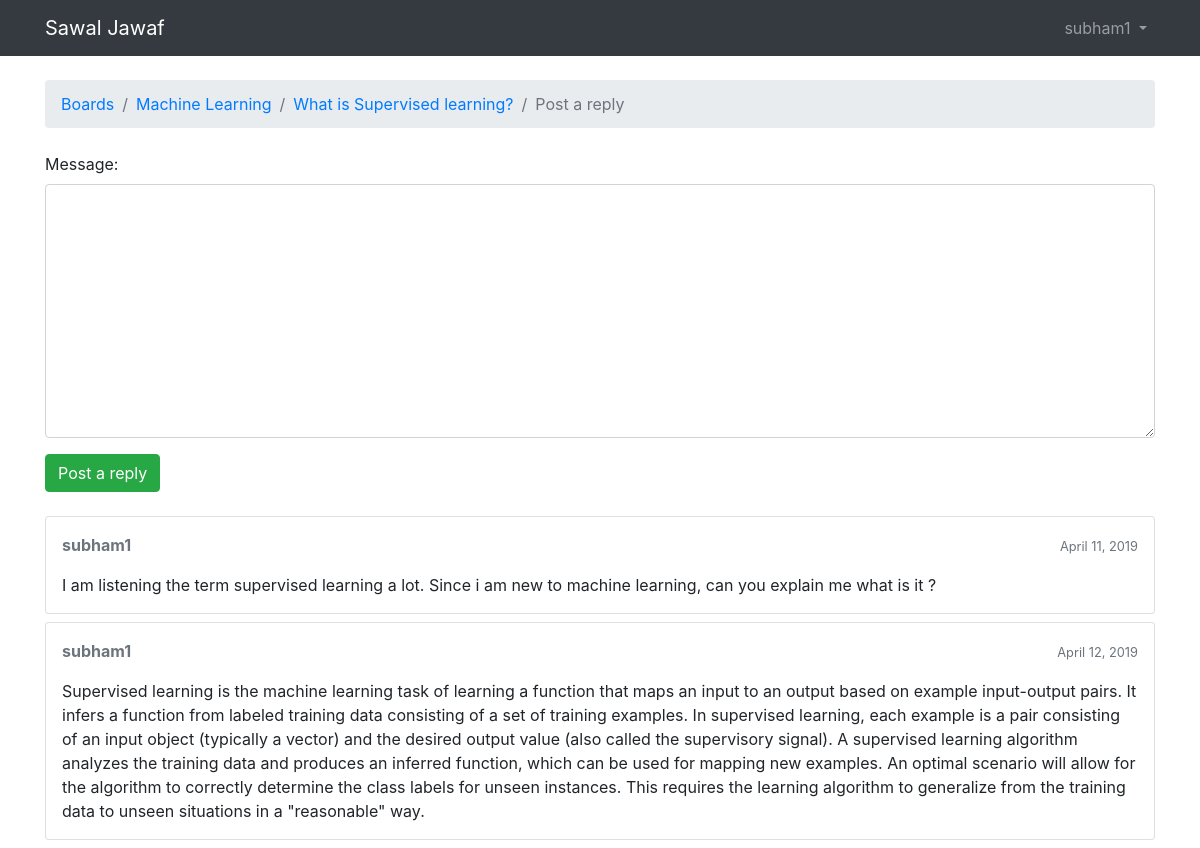
/boards/3/topics/5/reply/ (signed in), run on the app's committed database.
### boards/models.py (models this page shows, shortened)
class Topic(models.Model):
	subject = models.CharField(max_length=300)
	last_updated = models.DateTimeField(auto_now_add=True)
	board = models.ForeignKey(Board, related_name='topics')
	starter = models.ForeignKey(User,related_name='topics')
	views = models.PositiveIntegerField(default=0)

class Board(models.Model):
	name = models.CharField(max_length=40,unique=True)
	description = models.TextField(max_length=200)

class Post(models.Model):
	message = models.TextField(max_length=5000)
	topic = models.ForeignKey(Topic,related_name='posts')
	created_at = models.DateField(auto_now_add=True)
	updated_at = models.DateTimeField(null=True)
	created_by = models.ForeignKey(User,related_name='posts')
	updated_by = models.ForeignKey(User,null=True,related_name='+')

### boards/views.py (the view)
# urls.py: url(r'^boards/(?P<pk>\d+)/topics/(?P<topic_pk>\d+)/reply/$', views.reply_topic, name='reply_topic'),
@login_required
def reply_topic(request, pk, topic_pk):
    topic = get_object_or_404(Topic, board__pk=pk, pk=topic_pk)
    if request.method == 'POST':
        form = PostForm(request.POST)
        if form.is_valid():
            post = form.save(commit=False)
            post.topic = topic
            post.created_by = request.user
            post.save()
            return redirect('topic_posts', pk=pk, topic_pk=topic_pk)
    else:
        form = PostForm()
    return render(request, 'reply_topic.html', {'topic': topic, 'form': form})

### boards/forms.py
class PostForm(forms.ModelForm):
    class Meta:
        model = Post
        fields = ['message', ]

### boards/templatetags/form_tags.py (called while the page is built)
@register.filter
def input_class(bound_field):
    css_class = ''
    if bound_field.form.is_bound:
        if bound_field.errors:
            css_class = 'is-invalid'
        elif field_type(bound_field) != 'PasswordInput':
            css_class = 'is-valid'
    return 'form-control {}'.format(css_class)

### templates/reply_topic.html (shortened to what this page needs)
{% extends 'base.html' %}
{% load static %}
{% block breadcrumb %}
  <li class="breadcrumb-item"><a href="{% url 'home' %}">Boards</a></li>
  <li class="breadcrumb-item"><a href="{% url 'board_topics' topic.board.pk %}">{{ topic.board.name }}</a></li>
  <li class="breadcrumb-item"><a href="{% url 'topic_posts' topic.board.pk topic.pk %}">{{ topic.subject }}</a></li>
  <li class="breadcrumb-item active">Post a reply</li>
{% endblock %}
{% block content %}
  <form method="post" class="mb-4">
    {% include 'includes/form.html' %}
    <button type="submit" class="btn btn-success">Post a reply</button>
  </form>
  {% for post in topic.posts.all %}
    <div class="card mb-2">
      <div class="card-body p-3">
        <div class="row mb-3">
          <div class="col-6">
            <strong class="text-muted">{{ post.created_by.username }}</strong>
          </div>
          <div class="col-6 text-right">
            <small class="text-muted">{{ post.created_at }}</small>
          </div>
        </div>
        {{ post.message }}
      </div>
    </div>
  {% endfor %}
{% endblock %}

### templates/base.html (shortened to what this page needs)
{% load static %}<!DOCTYPE html>
<html>
  <head>
    <link rel="stylesheet" href="{% static 'css/bootstrap.min.css' %}">
  </head>
  <body>
    {% block body %}
   <nav class="navbar navbar-expand-sm navbar-dark bg-dark">
  <div class="container">
    <a class="navbar-brand" href="{% url 'home' %}">Sawal Jawaf</a>
    <div class="collapse navbar-collapse" id="mainMenu">
      {% if user.is_authenticated %}
        <ul class="navbar-nav ml-auto">
          <li class="nav-item dropdown">
            <a class="nav-link dropdown-toggle" href="#" id="userMenu" data-toggle="dropdown" aria-haspopup="true" aria-expanded="false">
              {{ user.username }}
            </a>
          </li>
        </ul>
      {% else %}
        <form class="form-inline ml-auto">
          <a href="{% url 'login' %}" class="btn btn-outline-secondary">Log in</a>
          <a href="{% url 'signup' %}" class="btn btn-primary ml-2">Sign up</a>
        </form>
      {% endif %}
    </div>
  </div>
</nav>
    <div class="container">
      <ol class="breadcrumb my-4">
      {% block breadcrumb %}
      {% endblock %}
    </ol>
      {% block content %}
      {% endblock %}
    </div>
    {% endblock body %}
  </body>
</html>

### data on the page
Topic: board.name "Machine Learning", subject "What is Supervised learning?"
Post: created_by.username "subham1", created_at "April 11, 2019", message "I am listening the term supervised learning a lot. Since i am new to machine learning, can you explain me what is it ?"
Post: created_by.username "subham1", created_at "April 12, 2019", message "Supervised learning is the machine learning task of learning a function that maps an input to an output based on example input-output pairs. It infers a function from labeled training data consisting of a set of training examples. In supervised learning, each example is a pair consisting of an input object (typically a vector) and the desired output value (also called the supervisory signal). A supervised learning algorithm analyzes the training data and produces an inferred function, which can be used for mapping new examples. An optimal scenario will allow for the algorithm to correctly determine the class labels for unseen instances. This requires the learning algorithm to generalize…"

### other printed values
{{ user.username }} "subham1"
{{ field.label_tag }} "Message:"
